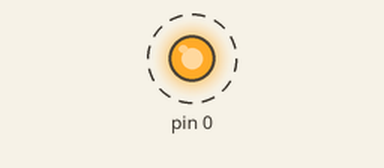
The sketch below on a simulated Arduino Uno, built with avr-gcc and run on an emulated ATmega328P. Parts: output pins drawn as LEDs (lit = HIGH). Dashed ring = blinking.

Above: at 0.05 s.
Timing chart, 0 to 3.0 s (numbered marks = the images above):
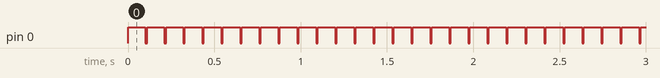

The sketch:

huzzah_blink.ino
```cpp
void setup() {
  pinMode(0, OUTPUT);
}
void loop() {
  digitalWrite(0, HIGH);
  delay(100);
  digitalWrite(0, LOW);
  delay(10);
}
```

Measured:
- by itself, pin 0: alternates HIGH for 0.10 s and LOW for 0.01 s
